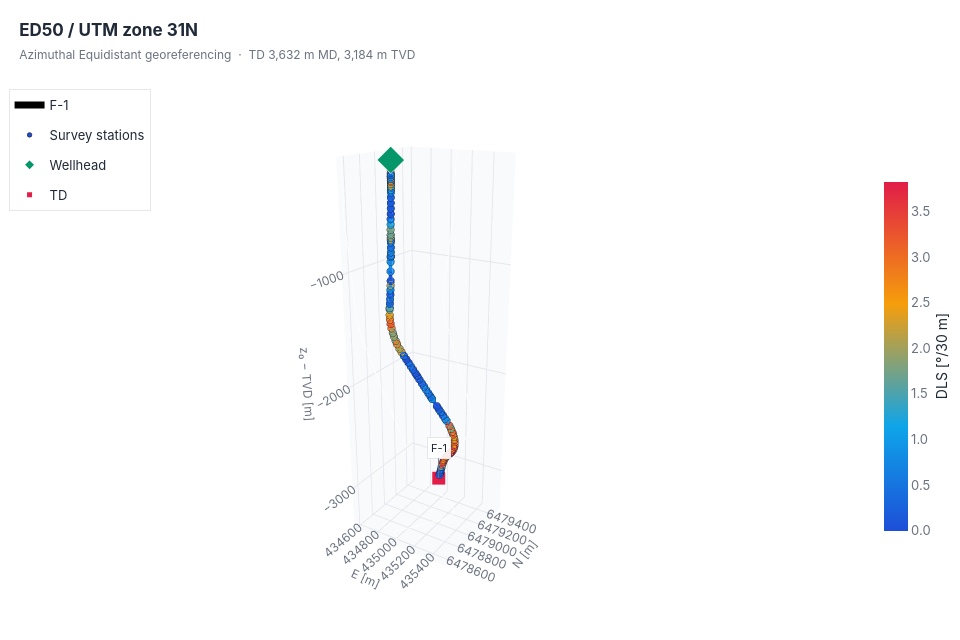

Source (notebook cell):
### Code cell
f1.plot()

### Figure 1 — Plotly figure (JSON) as saved in the notebook; plotly's stock layout.template omitted (floating-point values rounded to 4 significant figures; data arrays with more than 128 entries replaced by an {"elided": "..."} marker saying what was removed)
{"data": [{"customdata": {"elided": "499x5 float values"}, "hovertemplate": "MD %{customdata[0]:.2f} m<br>Inclination %{customdata[1]:.2f}°<br>Azimuth %{customdata[2]:.2f}° true<br>TVD %{customdata[3]:.2f} m<br>DLS %{customdata[4]:.2f}°/30 m<br>x %{x:.2f}, y %{y:.2f}, z %{z:.2f}", "legendrank": 0, "line": {"cmax": 3.831, "cmin": 0.0, "color": {"elided": "499 float values"}, "colorbar": {"len": 0.65, "outlinewidth": 0, "thickness": 24, "tickfont": {"color": "#6b7280", "size": 13}, "tickformat": ".1f", "title": {"font": {"size": 14}, "side": "right", "text": "DLS [°/30 m]"}}, "colorscale": [[0.0, "#1d4ed8"], [0.3, "#0ea5e9"], [0.65, "#f59e0b"], [1.0, "#e11d48"]], "showscale": true, "width": 7}, "mode": "lines", "name": "F-1", "type": "scatter3d", "x": {"elided": "499 float values"}, "y": {"elided": "499 float values"}, "z": {"elided": "499 float values"}}, {"hoverinfo": "skip", "line": {"color": "rgba(100, 116, 139, 0.35)", "width": 2}, "mode": "lines", "showlegend": false, "type": "scatter3d", "x": {"elided": "499 float values"}, "y": {"elided": "499 float values"}, "z": {"elided": "499 float values"}}, {"hoverinfo": "skip", "line": {"color": "rgba(100, 116, 139, 0.35)", "width": 2}, "mode": "lines", "showlegend": false, "type": "scatter3d", "x": {"elided": "499 float values"}, "y": {"elided": "499 float values"}, "z": {"elided": "499 float values"}}, {"hoverinfo": "skip", "line": {"color": "rgba(100, 116, 139, 0.35)", "width": 2}, "mode": "lines", "showlegend": false, "type": "scatter3d", "x": {"elided": "499 float values"}, "y": {"elided": "499 float values"}, "z": {"elided": "499 float values"}}, {"customdata": {"elided": "100x5 float values"}, "hovertemplate": "Survey station of F-1<br>MD %{customdata[0]:.2f} m<br>Inclination %{customdata[1]:.2f}°<br>Azimuth %{customdata[2]:.2f}° true<br>TVD %{customdata[3]:.2f} m<br>DLS %{customdata[4]:.2f}°/30 m<br>x %{x:.2f}, y %{y:.2f}, z %{z:.2f}<extra></extra>", "legendgroup": "Survey stations", "marker": {"cmax": 3.831, "cmin": 0.0, "color": [0.0, 0.0, 0.0, 0.0, 0.0, 0.0, 0.0, 0.0, 2.052, 0.237, 1.221, 0.8854, 0.5937, 2.791, 0.6737, 2.086, 2.093, 1.238, 0.588, 0.2925, 0.1741, 0.1942, 0.1103, 0.3147, 1.078, 1.77, 1.695, 1.805, 2.022, 0.526, 0.3656, 0.641, 1.586, 0.5254, 0.8839, 0.7219, 0.07541, 2.012, 0.768, 0.1284, 0.611, 0.2851, 0.8988, 1.591, 2.343, 2.736, 3.249, 2.881, 1.85, 1.932, 1.83, 2.841, 2.036, 2.265, 0.4507, 0.06298, 0.06416, 0.5256, 0.2212, 0.189, 0.05436, 0.1286, 0.2966, 0.3368, 0.8257, 0.4777, 0.3744, 0.8533, 0.05432, 0.1323, 0.5539, 0.08367, 0.6989, 0.8554, 3.211, 1.755, 2.754, 3.312, 2.255, 2.415, 3.314, 2.648, 2.96, 3.542, 2.813, 3.481, 3.831, 2.946, 3.514, 3.081, 3.091, 2.734, 3.395, 3.503, 1.895, 0.2923, 0.05392, 0.1501, 0.1346, 0.0], "colorscale": [[0.0, "#1d4ed8"], [0.3, "#0ea5e9"], [0.65, "#f59e0b"], [1.0, "#e11d48"]], "line": {"color": "rgba(15, 23, 42, 0.7)", "width": 1}, "size": 4.5, "symbol": "circle"}, "mode": "markers", "name": "Survey stations", "showlegend": true, "type": "scatter3d", "x": [435000.0, 435000.0, 435000.0, 435000.0, 435000.0, 435000.0, 435000.0, 435000.0, 435000.0, 435000.0, 435000.0, 435000.0, 435000.0, 435000.0, 435000.0, 435000.0, 435000.0, 435000.0, 435000.0, 435000.0, 435000.0, 435000.0, 435000.0, 435000.0, 435000.0, 435000.0, 435000.0, 435000.0, 435000.0, 435000.0, 435000.0, 435000.0, 435000.0, 435000.0, 435000.0, 435000.0, 435000.0, 435000.0, 435000.0, 435000.0, 435000.0, 434900.0, 434900.0, 434900.0, 434900.0, 434900.0, 434900.0, 434900.0, 434900.0, 434900.0, 435000.0, 435000.0, 435000.0, 435000.0, 435000.0, 435000.0, 435000.0, 435000.0, 435000.0, 435100.0, 435100.0, 435100.0, 435100.0, 435100.0, 435100.0, 435100.0, 435100.0, 435100.0, 435200.0, 435200.0, 435200.0, 435200.0, 435200.0, 435200.0, 435200.0, 435200.0, 435200.0, 435300.0, 435200.0, 435200.0, 435200.0, 435200.0, 435200.0, 435200.0, 435200.0, 435200.0, 435100.0, 435100.0, 435100.0, 435100.0, 435000.0, 435000.0, 435000.0, 435000.0, 435000.0, 435000.0, 435000.0, 434900.0, 434900.0, 434900.0], "y": [6479000.0, 6479000.0, 6479000.0, 6479000.0, 6479000.0, 6479000.0, 6479000.0, 6479000.0, 6479000.0, 6479000.0, 6479000.0, 6479000.0, 6479000.0, 6479000.0, 6479000.0, 6479000.0, 6479000.0, 6479000.0, 6479000.0, 6479000.0, 6479000.0, 6479000.0, 6479000.0, 6479000.0, 6479000.0, 6479000.0, 6479000.0, 6479000.0, 6479000.0, 6479000.0, 6479000.0, 6479000.0, 6479000.0, 6479000.0, 6479000.0, 6479000.0, 6479000.0, 6479000.0, 6479000.0, 6479000.0, 6479000.0, 6479000.0, 6479000.0, 6479000.0, 6479000.0, 6479000.0, 6479000.0, 6479000.0, 6479000.0, 6479000.0, 6479000.0, 6479000.0, 6479000.0, 6479000.0, 6479000.0, 6479000.0, 6479000.0, 6479000.0, 6479000.0, 6479000.0, 6479000.0, 6479000.0, 6479000.0, 6479000.0, 6479000.0, 6479000.0, 6479000.0, 6479000.0, 6479000.0, 6479000.0, 6479000.0, 6479000.0, 6479000.0, 6479000.0, 6479000.0, 6479000.0, 6479000.0, 6479000.0, 6479000.0, 6479000.0, 6479000.0, 6479000.0, 6479000.0, 6479000.0, 6479000.0, 6479000.0, 6479000.0, 6479000.0, 6479000.0, 6479000.0, 6479000.0, 6479000.0, 6479000.0, 6479000.0, 6479000.0, 6479000.0, 6479000.0, 6479000.0, 6479000.0, 6479000.0], "z": [-91.0, -95.25, -105.5, -115.1, -124.9, -134.8, -143.6, -155.8, -182.7, -196.2, -210.0, -224.3, -237.8, -247.9, -260.6, -277.2, -287.2, -303.5, -323.0, -359.7, -400.3, -440.2, -480.4, -520.5, -561.1, -601.3, -641.3, -663.9, -681.0, -700.1, -741.5, -780.3, -809.5, -819.5, -858.6, -938.4, -1018.0, -1058.0, -1098.0, -1137.0, -1177.0, -1216.0, -1256.0, -1269.0, -1320.0, -1360.0, -1400.0, -1439.0, -1480.0, -1517.0, -1555.0, -1586.0, -1629.0, -1664.0, -1699.0, -1734.0, -1769.0, -1804.0, -1839.0, -1874.0, -1904.0, -1938.0, -1979.0, -2015.0, -2049.0, -2084.0, -2119.0, -2146.0, -2224.0, -2259.0, -2288.0, -2328.0, -2364.0, -2389.0, -2447.0, -2483.0, -2519.0, -2555.0, -2592.0, -2628.0, -2663.0, -2698.0, -2732.0, -2765.0, -2797.0, -2828.0, -2857.0, -2885.0, -2912.0, -2942.0, -2973.0, -3006.0, -3041.0, -3077.0, -3115.0, -3152.0, -3190.0, -3227.0, -3265.0, -3275.0]}, {"hovertemplate": "Wellhead of F-1<extra></extra>", "legendgroup": "Wellhead", "marker": {"color": "#059669", "line": {"color": "white", "width": 2}, "size": 9, "symbol": "diamond"}, "mode": "markers", "name": "Wellhead", "showlegend": true, "type": "scatter3d", "x": [435000.0], "y": [6479000.0], "z": [-91.0]}, {"hovertemplate": "TD of F-1<extra></extra>", "legendgroup": "TD", "marker": {"color": "#e11d48", "line": {"color": "white", "width": 2}, "size": 7, "symbol": "square"}, "mode": "markers", "name": "TD", "showlegend": true, "type": "scatter3d", "x": [434900.0], "y": [6479000.0], "z": [-3275.0]}], "layout": {"font": {"color": "#1f2937", "family": "Inter, 'Segoe UI', 'Helvetica Neue', Arial, sans-serif", "size": 12}, "height": 640, "hoverlabel": {"bgcolor": "white", "bordercolor": "#e5e7eb", "font": {"color": "#1f2937", "family": "Inter, 'Segoe UI', 'Helvetica Neue', Arial, sans-serif", "size": 12}}, "legend": {"bgcolor": "rgba(255, 255, 255, 0.85)", "bordercolor": "#e5e7eb", "borderwidth": 1, "font": {"size": 13}, "x": 0.01, "y": 0.97}, "margin": {"b": 0, "l": 0, "r": 0, "t": 72}, "scene": {"annotations": [{"arrowcolor": "#6b7280", "arrowhead": 0, "arrowwidth": 1, "ax": 0, "ay": -30, "bgcolor": "rgba(255, 255, 255, 0.9)", "bordercolor": "#e5e7eb", "borderpad": 3, "font": {"color": "#1f2937", "size": 11}, "text": "F-1", "x": 434900.0, "y": 6479000.0, "z": -3275.0}], "aspectmode": "manual", "aspectratio": {"x": 0.3, "y": 0.3, "z": 1.0}, "camera": {"eye": {"x": 0.8685, "y": -1.39, "z": 0.6601}}, "xaxis": {"backgroundcolor": "#f8fafc", "gridcolor": "#e5e7eb", "nticks": 6, "range": [434600.0, 435600.0], "showbackground": true, "showspikes": false, "tickfont": {"color": "#6b7280", "size": 12}, "tickformat": ".0f", "title": {"font": {"color": "#6b7280", "size": 12}, "text": "E [m]"}, "zerolinecolor": "#e5e7eb"}, "yaxis": {"backgroundcolor": "#f8fafc", "gridcolor": "#e5e7eb", "nticks": 6, "range": [6479000.0, 6480000.0], "showbackground": true, "showspikes": false, "tickfont": {"color": "#6b7280", "size": 12}, "tickformat": ".0f", "title": {"font": {"color": "#6b7280", "size": 12}, "text": "N [m]"}, "zerolinecolor": "#e5e7eb"}, "zaxis": {"backgroundcolor": "#f8fafc", "gridcolor": "#e5e7eb", "nticks": 6, "range": [-3435.0, -91.0], "showbackground": true, "showspikes": false, "tickfont": {"color": "#6b7280", "size": 12}, "tickformat": ".0f", "title": {"font": {"color": "#6b7280", "size": 12}, "text": "z₀ − TVD [m]"}, "zerolinecolor": "#e5e7eb"}}, "title": {"font": {"size": 17, "weight": "bold"}, "subtitle": {"font": {"color": "#6b7280", "size": 12}, "text": "Azimuthal Equidistant georeferencing  ·  TD 3,632 m MD, 3,184 m TVD"}, "text": "ED50 / UTM zone 31N", "x": 0.02, "xanchor": "left"}, "width": 960}}
